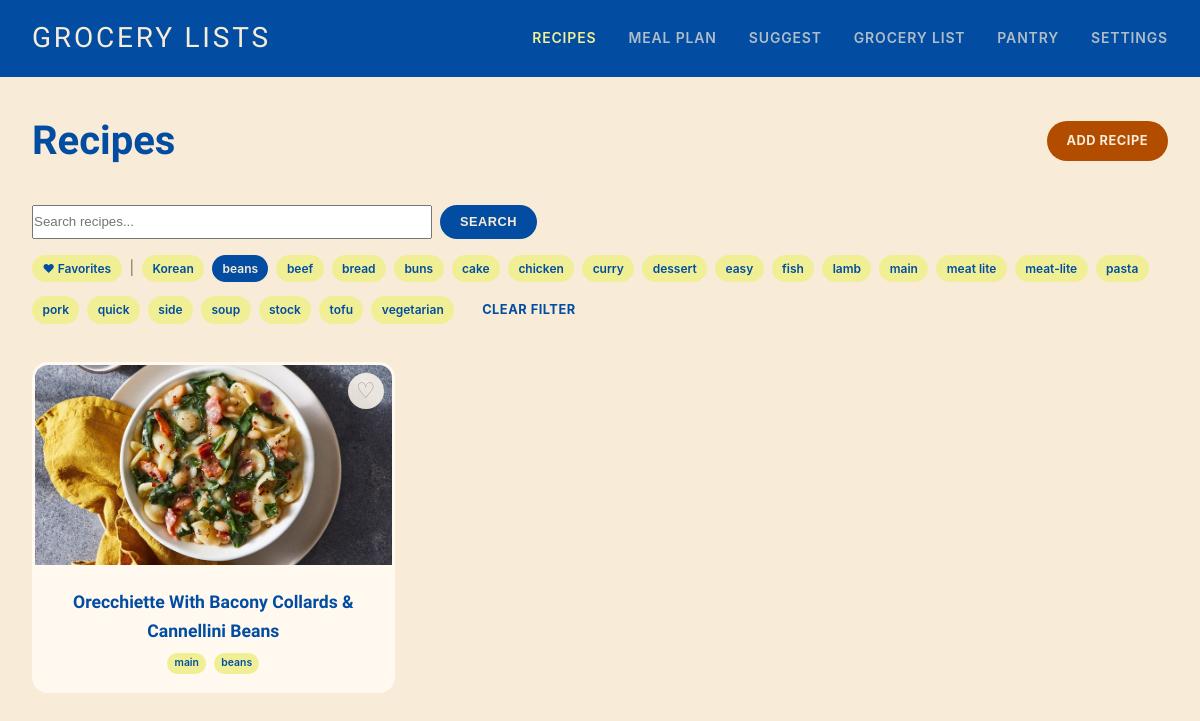
Screenshot of /recipes?tag=beans with the database file from the repository.
### tables this page shows
CREATE TABLE recipes (
            id INTEGER PRIMARY KEY AUTOINCREMENT,
            title TEXT NOT NULL,
            url TEXT,
            source TEXT,
            image_url TEXT,
            ingredients TEXT NOT NULL,  -- JSON array
            instructions TEXT,
            rating INTEGER DEFAULT 0,
            notes TEXT,
            tags TEXT,  -- JSON array
            date_added TEXT NOT NULL,
            last_made TEXT
        , is_favorite INTEGER DEFAULT 0);

### app.py (the view)
@app.route('/recipes')
def recipes():
    search = request.args.get('search', '')
    tag = request.args.get('tag', '')
    favorites_only = request.args.get('favorites') == '1'
    all_recipes = get_all_recipes(search=search, tag=tag if tag else None,
                                  favorites_only=favorites_only)
    all_tags = set()
    for recipe in get_all_recipes():
        all_tags.update(recipe.get('tags', []))
    return render_template('recipes.html', recipes=all_recipes,
                         search=search, current_tag=tag, all_tags=sorted(all_tags),
                         favorites_only=favorites_only)

### database.py (called while the page is built)
def get_db():
    conn = sqlite3.connect(DATABASE_PATH)
    conn.row_factory = sqlite3.Row
    return conn

def get_all_recipes(search=None, tag=None, favorites_only=False):
    conn = get_db()
    cursor = conn.cursor()
    query = "SELECT * FROM recipes WHERE 1=1"
    params = []
    if search:
        query += " AND title LIKE ?"
        params.append(f"%{search}%")
    if favorites_only:
        query += " AND is_favorite = 1"
    query += " ORDER BY date_added DESC"
    cursor.execute(query, params)
    rows = cursor.fetchall()
    conn.close()
    recipes = [_row_to_recipe(row) for row in rows]
    if tag:
        recipes = [r for r in recipes if tag in r.get('tags', [])]
    return recipes

def _row_to_recipe(row):
    return {
        'id': row['id'],
        'title': row['title'],
        'url': row['url'],
        'source': row['source'],
        'image_url': row['image_url'],
        'ingredients': json.loads(row['ingredients']),
        'instructions': row['instructions'],
        'rating': row['rating'],
        'notes': row['notes'],
        'tags': json.loads(row['tags']) if row['tags'] else [],
        'date_added': row['date_added'],
        'last_made': row['last_made'],
        'is_favorite': bool(row['is_favorite']) if row['is_favorite'] else False
    }

### templates/recipes.html (shortened to what this page needs)
{% extends "base.html" %}
{% block content %}
<div class="page-header">
    <h1>Recipes</h1>
    <a href="{{ url_for('add_recipe_page') }}" class="btn btn-primary">Add Recipe</a>
</div>
<div class="filters">
    <form method="GET" class="search-form">
        <input type="text" name="search" placeholder="Search recipes..." value="{{ search }}" class="search-input">
        <button type="submit" class="btn btn-secondary">Search</button>
    </form>
    <div class="tag-filters">
        <a href="{{ url_for('recipes', favorites='1') }}"
           class="tag {% if favorites_only %}active{% endif %}">&#9829; Favorites</a>
        {% if all_tags %}
        <span>|</span>
        {% for tag in all_tags %}
        <a href="{{ url_for('recipes', tag=tag) }}"
           class="tag {% if current_tag == tag %}active{% endif %}">{{ tag }}</a>
        {% endfor %}
        {% endif %}
        {% if current_tag or favorites_only %}
        <a href="{{ url_for('recipes') }}" class="btn btn-text">Clear filter</a>
        {% endif %}
    </div>
</div>
{% if recipes %}
<div class="recipe-grid">
    {% for recipe in recipes %}
    <a href="{{ url_for('recipe_detail', recipe_id=recipe.id) }}" class="recipe-card">
        <form action="{{ url_for('toggle_favorite_route', recipe_id=recipe.id) }}"
              method="POST" class="favorite-form" onclick="event.stopPropagation();">
            <button type="submit" class="favorite-btn {% if recipe.is_favorite %}active{% endif %}"
                    title="{% if recipe.is_favorite %}Remove from favorites{% else %}Add to favorites{% endif %}">
                {% if recipe.is_favorite %}&#9829;{% else %}&#9825;{% endif %}
            </button>
        </form>
        {% if recipe.image_url %}
        <img src="{{ recipe.image_url }}" alt="{{ recipe.title }}" class="recipe-card-image" loading="lazy">
        {% else %}
        <div class="recipe-card-image placeholder">No image</div>
        {% endif %}
        <div class="recipe-card-content">
            <h3>{{ recipe.title }}</h3>
            {% if recipe.tags %}
            <div class="recipe-tags">
                {% for tag in recipe.tags[:3] %}
                <span class="tag small">{{ tag }}</span>
                {% endfor %}
            </div>
            {% endif %}
        </div>
    </a>
    {% endfor %}
</div>
{% endif %}
{% endblock %}

### static/style.css (style rules this page uses)
* { box-sizing: border-box; margin: 0; padding: 0; }
body { font-family: -apple-system, BlinkMacSystemFont, 'Segoe UI', Roboto, Oxygen, Ubuntu, sans-serif; line-height: 1.6; color: #333; background: #F8ECD8; }
a { color: #024DA1; text-decoration: none; }
h1, h2, h3 { color: #024DA1; font-family: 'Baumans', -apple-system, BlinkMacSystemFont, sans-serif; }
.btn { display: inline-block; padding: 0.6rem 1.25rem; border-radius: 30px; border: none; cursor: pointer; font-size: 0.8rem; font-weight: 700; text-transform: uppercase; letter-spacing: 0.04em; transition: all 0.25s; text-align: center; }
.btn-primary { background: #B24D00; color: #F8ECD8; }
.btn-secondary { background: #024DA1; color: #F8ECD8; }
.btn-text { background: transparent; color: #024DA1; }
.page-header { display: flex; justify-content: space-between; align-items: center; margin-bottom: 2rem; flex-wrap: wrap; gap: 1rem; }
.page-header h1 { font-size: 2.5rem; }
.recipe-grid { display: grid; grid-template-columns: repeat(auto-fill, minmax(280px, 1fr)); gap: 1.5rem; margin-bottom: 1.5rem; }
.recipe-card { background: #FFF9F0; border-radius: 16px; overflow: hidden; border: 3px solid transparent; transition: border-color 0.3s, transform 0.2s; display: block; color: inherit; }
.recipe-card-image { width: 100%; height: 200px; object-fit: cover; }
.recipe-card-content { padding: 1rem 1.25rem; text-align: center; }
.recipe-card-content h3 { font-size: 1.1rem; margin-bottom: 0.25rem; color: #024DA1; }
.recipe-tags { display: flex; flex-wrap: wrap; gap: 0.5rem; margin-top: 0.5rem; justify-content: center; }
.tag { display: inline-block; padding: 0.25rem 0.65rem; background: #F0EF95; color: #024DA1; border-radius: 30px; font-size: 0.75rem; font-weight: 600; }
.tag.active { background: #024DA1; color: #F8ECD8; }
.tag.small { font-size: 0.65rem; padding: 0.15rem 0.45rem; }
.tag-filters { display: flex; align-items: center; gap: 0.5rem; flex-wrap: wrap; margin-top: 1rem; }
.tag-filters span { color: #7a6a55; font-size: 0.875rem; }
.filters { margin-bottom: 2rem; }
.search-form { display: flex; gap: 0.5rem; }
.search-input { flex: 1; max-width: 400px; }
.favorite-form { position: absolute; top: 0.5rem; right: 0.5rem; z-index: 10; }
.recipe-card { position: relative; }
.favorite-btn { background: rgba(255, 249, 240, 0.85); border: none; cursor: pointer; font-size: 1.35rem; line-height: 1; width: 2.25rem; height: 2.25rem; border-radius: 50%; display: flex; align-items: center; justify-content: center; color: #B09D85; transition: color 0.2s, background 0.2s; }

### rows the page displays
recipes: image_url (picture), title "Orecchiette With Bacony Collards & Cannellini Beans", 3 "main" "beans"

### other values shown
{{ tag }} "Korean" "beans" "beef" "bread" "buns" "cake" "chicken" "curry" "dessert" "easy" "fish" "lamb" "main" "meat lite" "meat-lite" "pasta" "pork" "quick" "side" "soup" "stock" "tofu" "vegetarian"
